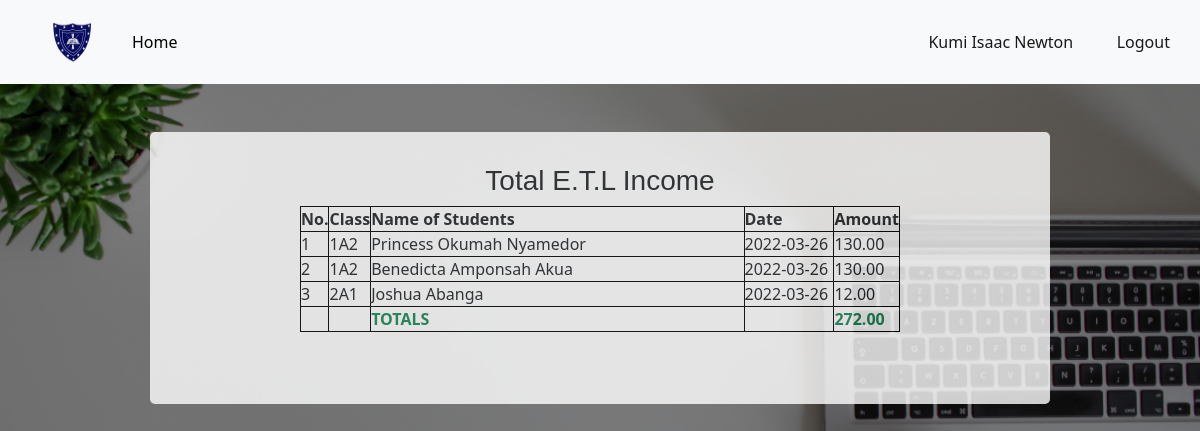
The app's page /accountant_dashboard/total_etl_income (signed in), older data.
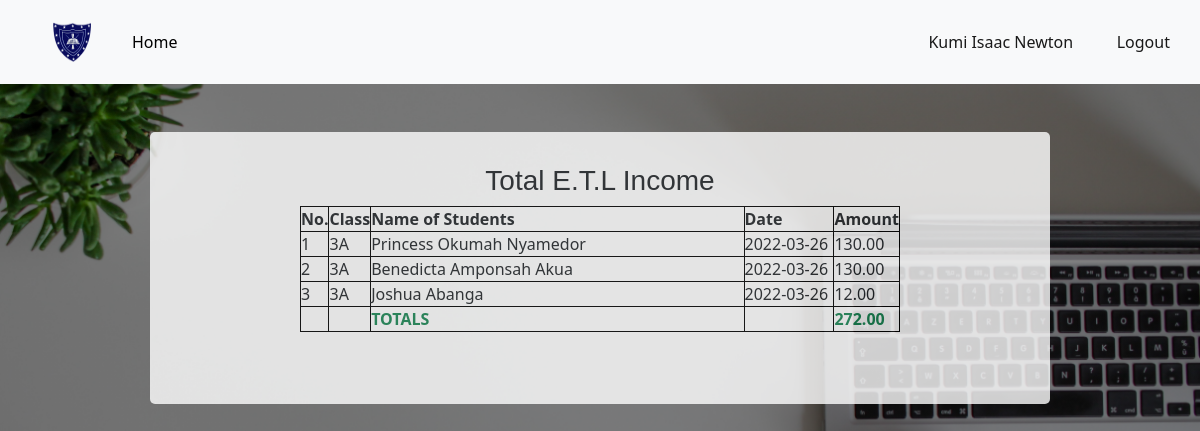
The same page, newer data.
### app.py (models this page shows, shortened)
class ETLIncome(db.Model):
	id = db.Column(db.Integer, primary_key=True)
	date = db.Column(db.DateTime, default = datetime.utcnow())
	clerk = db.Column(db.String(120),nullable=False)
	amount = db.Column(db.Float)
	tx_id = db.Column(db.String(16))
	semester = db.Column(db.String(10), nullable = False)
	mode_of_payment = db.Column(db.String(20))
	name = db.Column(db.String(120))
	category = db.Column(db.String(20), default="revenue")
	student_id = db.Column(db.Integer, db.ForeignKey('student.id'))#Here we reference the table name

class Student(db.Model):
	id = db.Column(db.Integer, primary_key=True)
	date = db.Column(db.DateTime, default = datetime.utcnow())
	clerk = db.Column(db.String(120),nullable=False)
	date_admitted = db.Column(db.DateTime)
	firstname = db.Column(db.String(80), nullable=False)
	lastname = db.Column(db.String(80), nullable=False)
	othername = db.Column(db.String(80))
	fullname = db.Column(db.String(80), nullable=False)
	date_of_birth = db.Column(db.String(10), nullable=False)
	form = db.Column(db.String(10))
	class1 = db.Column(db.String(10), nullable=False)
	parent_contact = db.Column(db.String(12), nullable=False)
	phone = db.Column(db.String(12))
	id_number = db.Column(db.String(120), unique=True, nullable=False)
	status = db.Column(db.Boolean, default=True)
	pta = db.relationship('PTAIncome', backref='pta_payer', lazy=True)#Here we reference the class
	etl = db.relationship('ETLIncome', backref='etl_payer', lazy=True)
	payer = db.relationship('StudentPayments', backref='payer', lazy=True)

### app.py (the view)
@app.route("/accountant_dashboard/total_etl_income")
@login_required
def total_etl_income():
	if account_access():
		incomes = ETLIncome.query.all()
		sum1 = sum([i.amount for i in incomes])
		return render_template("total_etl_income.html", incomes=incomes, sum1=sum1)
	else:
		abort(404)

### app.py (called while the page is built)
def account_access():
	if not current_user.approval:
		return False
	if current_user.function == 'Accountant':
		return True
	if current_user.function == 'Clerk':
		return False

@app.template_filter()
def currencyFormat(value):
	value = float(value)
	if value >= 0:
		return "{:,.2f}".format(value)
	else:
		value2 = "{:,.2f}".format(value)
		return "("+value2[1:]+")"

@login_manager.user_loader
def load_user(user_id):
	return User.query.get(int(user_id))

### templates/total_etl_income.html (shortened to what this page needs)
{% extends "bootstrap.html" %}
{% block content %}
<!DOCTYPE html>
<html>
<head>
</head>
<body>
<header>
		<nav class="navbar navbar-expand-lg navbar-light bg-light">
			     <a class="navbar-brand kpa" href="#"><img src="{{url_for('static', filename='images/kpasec.png')}}"></a>
			    <div class="collapse navbar-collapse" id="navbarText">
			      <ul class="navbar-nav me-auto mb-2 mb-lg-0">
			        <li class="nav-item">
			          <a class="nav-link active " aria-current="page" href="{{url_for('accountant_dashboard')}}"id="nav1" style="color:black;">Home</a>
			        </li>
			      </ul>
			      <span class="navbar-text" >
			      	<a href="{{url_for('account')}}" class="nn">{{current_user.username}}</a>
			      	<a href="{{url_for('logout')}}" class="n">Logout</a>
			      </span>
			    </div>
		 </nav>
	</header>
   <center>
   	<div class="ttable" id="cont1">
   		<h3 class="topp" style="padding-top:4vh;font-family: sans-serif;">Total E.T.L Income </h3>
   		<table >
   			<tr>
   				<th class="non">No.</th>
   				<th class="foom">Class</th>
   				<th class="fom">Name of Students</th>
   				<th class="fomm">Date</th>
   				<th class="foomm">Amount</th>
   			</tr>
   			{% for income in incomes %}
   			   {% if income.category != 'charge'%}
   			<tr>
   				<td>{{loop.index}}</td>
   				<td class="fom">{{income.etl_payer.class1}}</td>
   				<td>{{income.etl_payer.fullname}}</td>
   				<td>{{income.date.date()}}</td>
   				<td>{{income.amount | currencyFormat}}</td>
   			</tr>
   			   {% endif %}
   			{% endfor %}
   			<tr>
   				<td></td>
   				<td></td>
   				<td class="text-success fw-bold">TOTALS</td>
   				<td></td>
   				<td class="text-success fw-bold">{{sum1 | currencyFormat }}</td>
   			</tr>
   		</table><br><br><br>
   	</div><br>
</center>
</body>
</html>
{% endblock %}

Row changes from the older to the newer data that the page shows:
changed through a linked row, ETLIncome "Princess Okumah Nyamedor": etl_payer.class1 "1A2" → "3A"
changed through a linked row, ETLIncome "Benedicta Amponsah Akua": etl_payer.class1 "1A2" → "3A"
changed through a linked row, ETLIncome "Joshua Abanga": etl_payer.class1 "2A1" → "3A"
